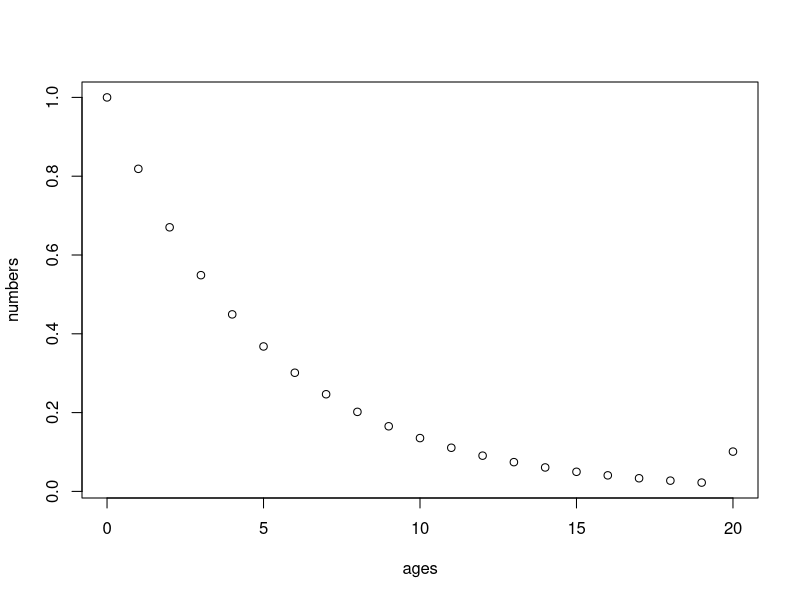
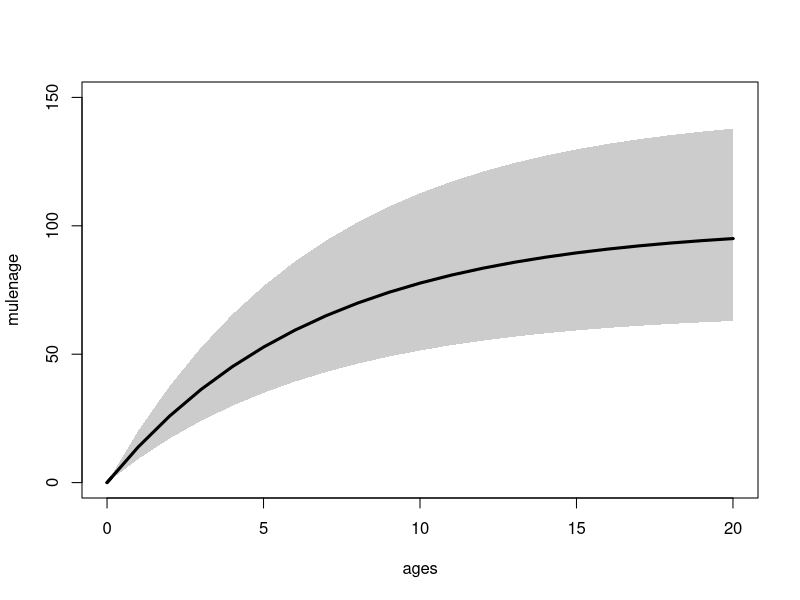
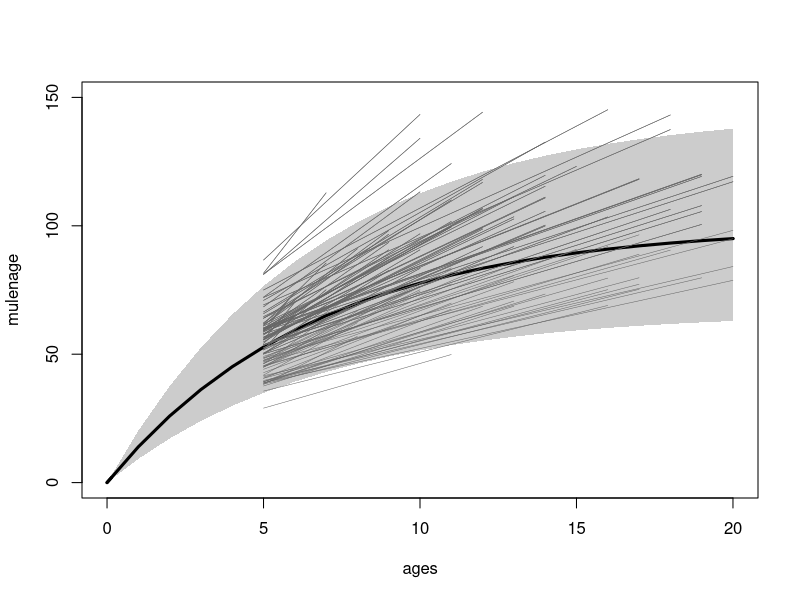

The R source for these figures, in order:
###########################
#' Plot growth increment figure for CAPAM presentation
#' @date 31st OCtober 2014
#' @author Gavin Fay
############################

M <- 0.2
maxage <- 20
numbers <- rep(NA,(maxage+1))
ages <- 0:maxage

numbers <- exp(-1*M*ages)
numbers[length(numbers)] <- 
  numbers[length(numbers)]/(1-exp(-1*M))
plot(numbers~ages)

linf <- 100
vbk <- 0.15
cvlenage <- 0.2
tzero <- 0

mulenage <- linf*(1-exp(-1*vbk*(ages-tzero)))
sdlenage <- cvlenage*mulenage
lolenage <- mulenage*qlnorm(0.025,meanlog=-0.5*cvlenage^2,sdlog=cvlenage)
hilenage <- mulenage*qlnorm(0.975,meanlog=-0.5*cvlenage^2,sdlog=cvlenage)
par(mfrow=c(1,1))
plot(mulenage~ages,type='l',lwd=3,ylim=c(0,linf*1.5))
polygon(c(ages,rev(ages)),c(lolenage,rev(hilenage)),col=gray(0.8),border=NA)
lines(mulenage~ages,lwd=3)

num.recaps <- 100
release.age <- 5
recap.ages <- sample((release.age+1):maxage,num.recaps,replace=TRUE)
release.ages <- rep(release.age,length(recap.ages))
release.lengths <- 
  mulenage[which(ages==release.age)]*rlnorm(num.recaps,meanlog=-0.5*cvlenage^2,
                                            sdlog=cvlenage)
recap.lengths <- 
  mulenage[recap.ages+1]*rlnorm(num.recaps,meanlog=-0.5*cvlenage^2,
                                            sdlog=cvlenage)

recap.lengths <- 
  release.lengths+(release.lengths-linf)*(exp(-1*vbk*(recap.ages-release.ages
    ))-1)*rlnorm(num.recaps,meanlog=-0.5*cvlenage^2,sdlog=cvlenage)

for (i in 1:num.recaps)
{
  pilinf <- plnorm(release.lengths[i],
  meanlog=log(mulenage[release.ages[i]])+0.5*cvlenage^2,sdlog=cvlenage)
  ilinf <- linf*qlnorm(pilinf,meanlog=-0.5*cvlenage^2,sdlog=cvlenage)
  recap.lengths[i] <- ilinf*(1-exp(-1*vbk*(recap.ages[i]-tzero)))
}

#par(mfrow=c(2,2))
#hist(release.lengths)
#hist(recap.lengths)
par(mfrow=c(1,1))
plot(mulenage~ages,type='l',lwd=3,ylim=c(0,linf*1.5))
polygon(c(ages,rev(ages)),c(lolenage,rev(hilenage)),col=gray(0.8),border=NA)
lines(mulenage~ages,lwd=3)
for (i in 1:num.recaps)
 if (release.lengths[i]>50)
  lines(c(release.ages[i],recap.ages[i]),c(release.lengths[i],recap.lengths[i]),
        lwd=0.5,col=gray(0.4))
for (i in 1:num.recaps)
    lines(c(release.ages[i],recap.ages[i]),c(release.lengths[i],recap.lengths[i]),
          lwd=0.5,col=gray(0.4))

#for (i in 1:num.recaps)
#  if (release.lengths[i]<50)
#    lines(c(release.ages[i],recap.ages[i]),c(release.lengths[i],
#                                      recap.lengths[i]),lwd=0.5,col=gray(0.1))


